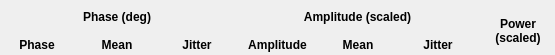
<?xml version="1.0" encoding="UTF-8"?>
<ui version="4.0">
 <class>Form</class>
 <widget class="QWidget" name="Form">
  <property name="geometry">
   <rect>
    <x>0</x>
    <y>0</y>
    <width>555</width>
    <height>55</height>
   </rect>
  </property>
  <property name="windowTitle">
   <string>Form</string>
  </property>
  <layout class="QVBoxLayout" name="verticalLayout">
   <property name="leftMargin">
    <number>0</number>
   </property>
   <property name="topMargin">
    <number>0</number>
   </property>
   <property name="rightMargin">
    <number>0</number>
   </property>
   <property name="bottomMargin">
    <number>0</number>
   </property>
   <item>
    <layout class="QGridLayout" name="gridLayout">
     <item row="0" column="4">
      <widget class="PyDMLabel" name="PyDMLabel_6">
       <property name="sizePolicy">
        <sizepolicy hsizetype="Preferred" vsizetype="Fixed">
         <horstretch>0</horstretch>
         <verstretch>0</verstretch>
        </sizepolicy>
       </property>
       <property name="minimumSize">
        <size>
         <width>70</width>
         <height>0</height>
        </size>
       </property>
       <property name="maximumSize">
        <size>
         <width>16777215</width>
         <height>0</height>
        </size>
       </property>
       <property name="toolTip">
        <string/>
       </property>
       <property name="alignment">
        <set>Qt::AlignCenter</set>
       </property>
      </widget>
     </item>
     <item row="0" column="0">
      <widget class="PyDMLabel" name="PyDMLabel_2">
       <property name="sizePolicy">
        <sizepolicy hsizetype="Preferred" vsizetype="Fixed">
         <horstretch>0</horstretch>
         <verstretch>0</verstretch>
        </sizepolicy>
       </property>
       <property name="minimumSize">
        <size>
         <width>70</width>
         <height>0</height>
        </size>
       </property>
       <property name="maximumSize">
        <size>
         <width>16777215</width>
         <height>0</height>
        </size>
       </property>
       <property name="toolTip">
        <string/>
       </property>
       <property name="alignment">
        <set>Qt::AlignCenter</set>
       </property>
      </widget>
     </item>
     <item row="2" column="0">
      <widget class="QLabel" name="label_141">
       <property name="font">
        <font>
         <weight>75</weight>
         <bold>true</bold>
        </font>
       </property>
       <property name="text">
        <string>Phase</string>
       </property>
       <property name="alignment">
        <set>Qt::AlignCenter</set>
       </property>
      </widget>
     </item>
     <item row="0" column="2">
      <widget class="PyDMLabel" name="PyDMLabel_4">
       <property name="sizePolicy">
        <sizepolicy hsizetype="Preferred" vsizetype="Fixed">
         <horstretch>0</horstretch>
         <verstretch>0</verstretch>
        </sizepolicy>
       </property>
       <property name="minimumSize">
        <size>
         <width>70</width>
         <height>0</height>
        </size>
       </property>
       <property name="maximumSize">
        <size>
         <width>16777215</width>
         <height>0</height>
        </size>
       </property>
       <property name="toolTip">
        <string/>
       </property>
       <property name="alignment">
        <set>Qt::AlignCenter</set>
       </property>
      </widget>
     </item>
     <item row="0" column="5">
      <widget class="PyDMLabel" name="PyDMLabel_7">
       <property name="sizePolicy">
        <sizepolicy hsizetype="Preferred" vsizetype="Fixed">
         <horstretch>0</horstretch>
         <verstretch>0</verstretch>
        </sizepolicy>
       </property>
       <property name="minimumSize">
        <size>
         <width>70</width>
         <height>0</height>
        </size>
       </property>
       <property name="maximumSize">
        <size>
         <width>16777215</width>
         <height>0</height>
        </size>
       </property>
       <property name="toolTip">
        <string/>
       </property>
       <property name="alignment">
        <set>Qt::AlignCenter</set>
       </property>
      </widget>
     </item>
     <item row="2" column="4">
      <widget class="QLabel" name="label_136">
       <property name="maximumSize">
        <size>
         <width>16777215</width>
         <height>150</height>
        </size>
       </property>
       <property name="font">
        <font>
         <weight>75</weight>
         <bold>true</bold>
        </font>
       </property>
       <property name="text">
        <string>Mean</string>
       </property>
       <property name="alignment">
        <set>Qt::AlignCenter</set>
       </property>
      </widget>
     </item>
     <item row="0" column="1">
      <widget class="PyDMLabel" name="PyDMLabel_3">
       <property name="sizePolicy">
        <sizepolicy hsizetype="Preferred" vsizetype="Fixed">
         <horstretch>0</horstretch>
         <verstretch>0</verstretch>
        </sizepolicy>
       </property>
       <property name="minimumSize">
        <size>
         <width>70</width>
         <height>0</height>
        </size>
       </property>
       <property name="maximumSize">
        <size>
         <width>16777215</width>
         <height>0</height>
        </size>
       </property>
       <property name="toolTip">
        <string/>
       </property>
       <property name="alignment">
        <set>Qt::AlignCenter</set>
       </property>
      </widget>
     </item>
     <item row="0" column="6">
      <widget class="PyDMLabel" name="PyDMLabel_8">
       <property name="sizePolicy">
        <sizepolicy hsizetype="Preferred" vsizetype="Fixed">
         <horstretch>0</horstretch>
         <verstretch>0</verstretch>
        </sizepolicy>
       </property>
       <property name="minimumSize">
        <size>
         <width>70</width>
         <height>0</height>
        </size>
       </property>
       <property name="maximumSize">
        <size>
         <width>16777215</width>
         <height>0</height>
        </size>
       </property>
       <property name="toolTip">
        <string/>
       </property>
       <property name="alignment">
        <set>Qt::AlignCenter</set>
       </property>
      </widget>
     </item>
     <item row="2" column="2">
      <widget class="QLabel" name="label_139">
       <property name="font">
        <font>
         <weight>75</weight>
         <bold>true</bold>
        </font>
       </property>
       <property name="text">
        <string>Jitter</string>
       </property>
       <property name="alignment">
        <set>Qt::AlignCenter</set>
       </property>
      </widget>
     </item>
     <item row="2" column="3">
      <widget class="QLabel" name="label_142">
       <property name="font">
        <font>
         <weight>75</weight>
         <bold>true</bold>
        </font>
       </property>
       <property name="text">
        <string>Amplitude</string>
       </property>
       <property name="alignment">
        <set>Qt::AlignCenter</set>
       </property>
      </widget>
     </item>
     <item row="2" column="5">
      <widget class="QLabel" name="label_137">
       <property name="maximumSize">
        <size>
         <width>16777215</width>
         <height>150</height>
        </size>
       </property>
       <property name="font">
        <font>
         <weight>75</weight>
         <bold>true</bold>
        </font>
       </property>
       <property name="text">
        <string>Jitter</string>
       </property>
       <property name="alignment">
        <set>Qt::AlignCenter</set>
       </property>
      </widget>
     </item>
     <item row="0" column="3">
      <widget class="PyDMLabel" name="PyDMLabel_5">
       <property name="sizePolicy">
        <sizepolicy hsizetype="Preferred" vsizetype="Fixed">
         <horstretch>0</horstretch>
         <verstretch>0</verstretch>
        </sizepolicy>
       </property>
       <property name="minimumSize">
        <size>
         <width>70</width>
         <height>0</height>
        </size>
       </property>
       <property name="maximumSize">
        <size>
         <width>16777215</width>
         <height>0</height>
        </size>
       </property>
       <property name="toolTip">
        <string/>
       </property>
       <property name="alignment">
        <set>Qt::AlignCenter</set>
       </property>
      </widget>
     </item>
     <item row="2" column="1">
      <widget class="QLabel" name="label_138">
       <property name="font">
        <font>
         <weight>75</weight>
         <bold>true</bold>
        </font>
       </property>
       <property name="text">
        <string>Mean</string>
       </property>
       <property name="alignment">
        <set>Qt::AlignCenter</set>
       </property>
      </widget>
     </item>
     <item row="1" column="0" colspan="3">
      <widget class="QLabel" name="label_140">
       <property name="font">
        <font>
         <weight>75</weight>
         <bold>true</bold>
        </font>
       </property>
       <property name="text">
        <string>Phase (deg)</string>
       </property>
       <property name="alignment">
        <set>Qt::AlignCenter</set>
       </property>
      </widget>
     </item>
     <item row="1" column="3" colspan="3">
      <widget class="QLabel" name="label_15">
       <property name="maximumSize">
        <size>
         <width>16777215</width>
         <height>150</height>
        </size>
       </property>
       <property name="font">
        <font>
         <weight>75</weight>
         <bold>true</bold>
        </font>
       </property>
       <property name="text">
        <string>Amplitude (scaled)</string>
       </property>
       <property name="alignment">
        <set>Qt::AlignCenter</set>
       </property>
      </widget>
     </item>
     <item row="1" column="6" rowspan="2">
      <widget class="QLabel" name="label_96">
       <property name="maximumSize">
        <size>
         <width>16777215</width>
         <height>150</height>
        </size>
       </property>
       <property name="font">
        <font>
         <weight>75</weight>
         <bold>true</bold>
        </font>
       </property>
       <property name="text">
        <string>Power
(scaled)</string>
       </property>
       <property name="alignment">
        <set>Qt::AlignCenter</set>
       </property>
      </widget>
     </item>
    </layout>
   </item>
  </layout>
 </widget>
 <customwidgets>
  <customwidget>
   <class>PyDMLabel</class>
   <extends>QLabel</extends>
   <header>pydm.widgets.label</header>
  </customwidget>
 </customwidgets>
 <resources/>
 <connections/>
</ui>
